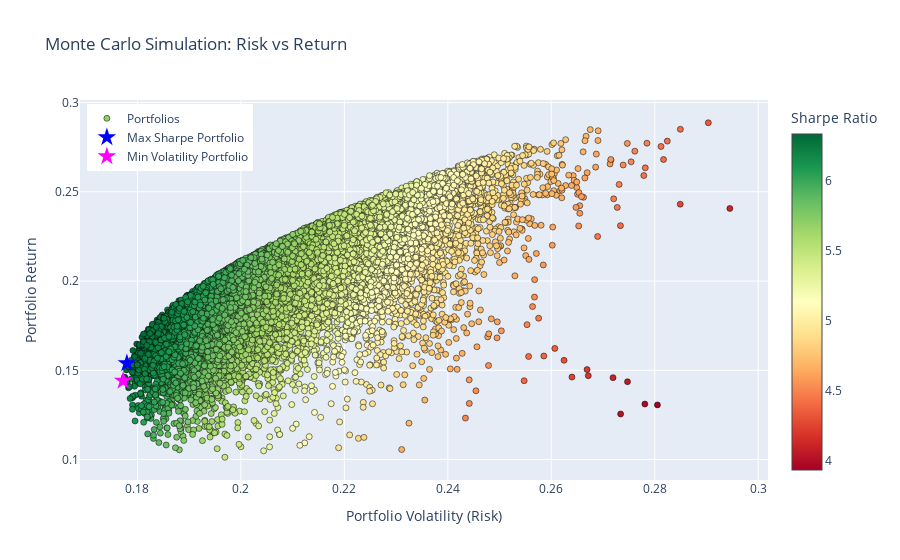

The notebook cell saved with this chart:
### Markdown cell above
The Efficient Frontier plot shows the set of optimal portfolios that deliver the highest possible return for each level of risk. In this chart, risk (volatility) is on the x-axis and expected return is on the y-axis, helping visualize the trade-off between risk and reward.

### Code cell
# Scatter Plot for all simulated portfolios
fig = go.Figure(
    data=go.Scatter(
        x=portfolio_df['Volatility'],
        y=portfolio_df['Return'],
        mode='markers',
        marker=dict(
            color=portfolio_df['Sharpe Ratio'],
            colorscale='RdYlGn',
            size=6,
            line=dict(width=0.5, color='black'),
            colorbar=dict(title='Sharpe Ratio')
        ),
        name='Portfolios'
    )
)

# Marker for Max Sharpe Portfolio
fig.add_trace(go.Scatter(
    x=[max_sharpe_portfolio['Volatility']],
    y=[max_sharpe_portfolio['Return']],
    mode='markers',
    marker=dict(size=14, color='blue', symbol='star'),
    name='Max Sharpe Portfolio'
))

# Marker for Min Volatility Portfolio
fig.add_trace(go.Scatter(
    x=[min_volatility_portfolio['Volatility']],
    y=[min_volatility_portfolio['Return']],
    mode='markers',
    marker=dict(size=14, color='magenta', symbol='star'),
    name='Min Volatility Portfolio'
))

# Layout
fig.update_layout(
    title='Monte Carlo Simulation: Risk vs Return',
    xaxis_title='Portfolio Volatility (Risk)',
    yaxis_title='Portfolio Return',
    legend=dict(x=0.01, y=0.99)
)

fig.show()

### Figure 1 — Plotly figure (JSON) as saved in the notebook; plotly's stock layout.template omitted (floating-point values rounded to 4 significant figures; data arrays with more than 128 entries replaced by an {"elided": "..."} marker saying what was removed)
{"data": [{"marker": {"color": {"elided": "20000 float values"}, "colorbar": {"title": {"text": "Sharpe Ratio"}}, "colorscale": [[0, "rgb(165,0,38)"], [0.1, "rgb(215,48,39)"], [0.2, "rgb(244,109,67)"], [0.3, "rgb(253,174,97)"], [0.4, "rgb(254,224,139)"], [0.5, "rgb(255,255,191)"], [0.6, "rgb(217,239,139)"], [0.7, "rgb(166,217,106)"], [0.8, "rgb(102,189,99)"], [0.9, "rgb(26,152,80)"], [1, "rgb(0,104,55)"]], "line": {"color": "black", "width": 0.5}, "size": 6}, "mode": "markers", "name": "Portfolios", "type": "scatter", "x": {"elided": "20000 float values"}, "y": {"elided": "20000 float values"}}, {"marker": {"color": "blue", "size": 14, "symbol": "star"}, "mode": "markers", "name": "Max Sharpe Portfolio", "type": "scatter", "x": [0.178], "y": [0.1539]}, {"marker": {"color": "magenta", "size": 14, "symbol": "star"}, "mode": "markers", "name": "Min Volatility Portfolio", "type": "scatter", "x": [0.1772], "y": [0.1442]}], "layout": {"legend": {"x": 0.01, "y": 0.99}, "title": {"text": "Monte Carlo Simulation: Risk vs Return"}, "xaxis": {"title": {"text": "Portfolio Volatility (Risk)"}}, "yaxis": {"title": {"text": "Portfolio Return"}}}}
